Frame 1 (no input): blank canvas, image omitted
Frame 60 (no input): blank canvas, image omitted
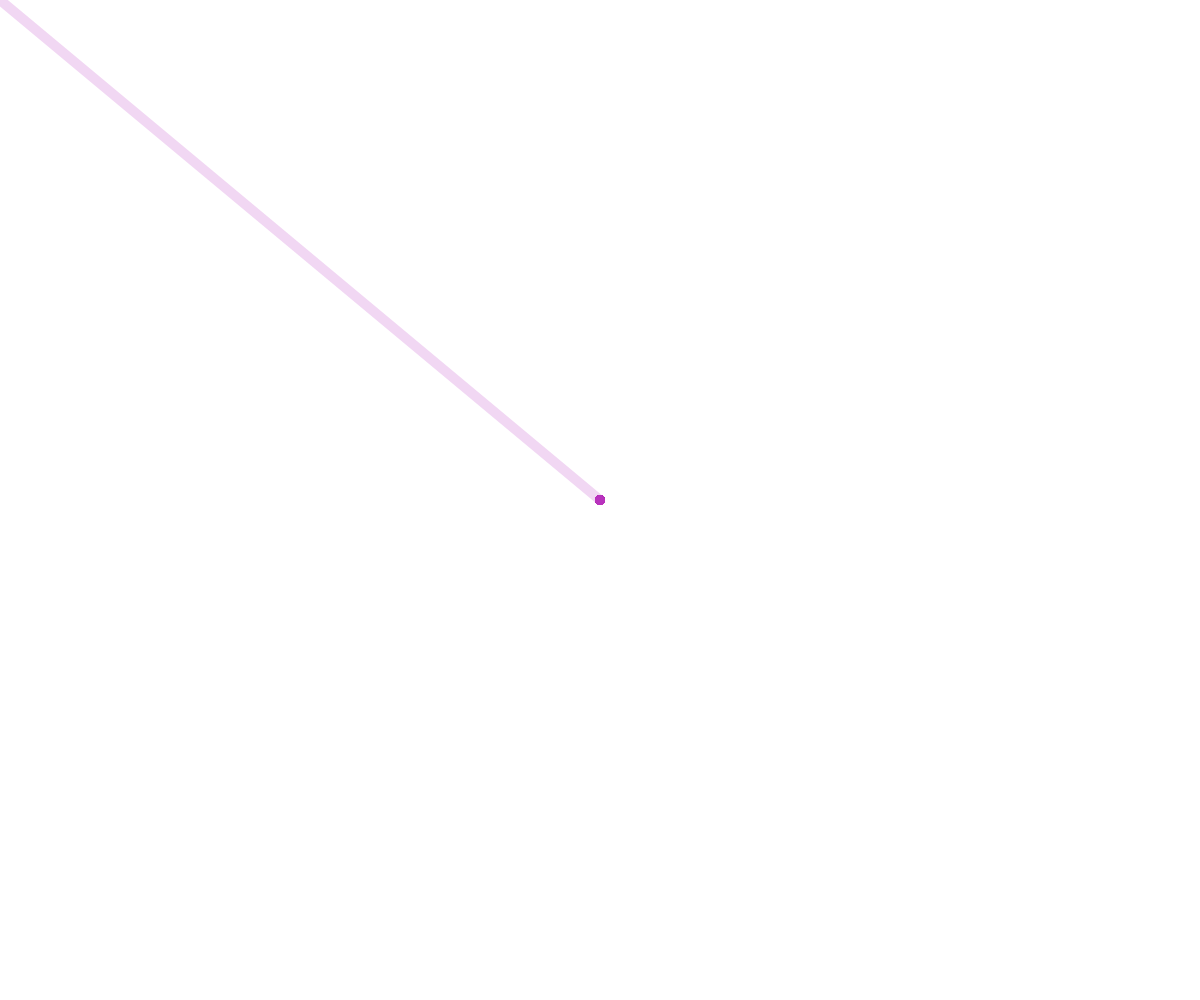
Frame 120 (the mouse pressed at the canvas centre since frame 60)

The p5.js sketch whose frames 1 and 60 were blank and that drew this single picture after the mouse press (run headless with seeded random() and noise() and a simulated clock; from frame 60 on, the mouse is pressed at the canvas centre):

// p5.js sketch
// ── sketch.js
let bc;
let fc;
function setup() {
  createCanvas(windowWidth, windowHeight);
  bc = 0;
  fc = [random(255),random(255),random(255),50];
  background(bc);
}
function draw() {
  //noStroke();
  //fill(fc, 50);
  // circle(mouseX, mouseY, 24);
  strokeWeight(10);
  // stroke(fc);
  // stroke(random(255),random(255),random(255))
  // stroke(fc,50);
  stroke(fc);
  line(mouseX,mouseY,pmouseX,pmouseY);
}
function mousePressed() {
  if (bc == 255) {
    bc = 0;
  }
  else {
    bc = 255;
  }
  background(bc);
}
function keyPressed() {
  fc = [random(255),random(255),random(255),50];
}
function windowResized() {
  resizeCanvas(windowWidth, windowHeight);
}
// Variables in p5.js (mouseX, mouseY)
// Code! Programming with p5.js
// The Coding Train / Daniel Shiffman
// https://thecodingtrain.com/beginners/p5js/2.1-mousex-mousey.html
// https://youtu.be/7A5tKW9HGoM
// https://editor.p5js.org/codingtrain/sketches/IeblvUQrf
